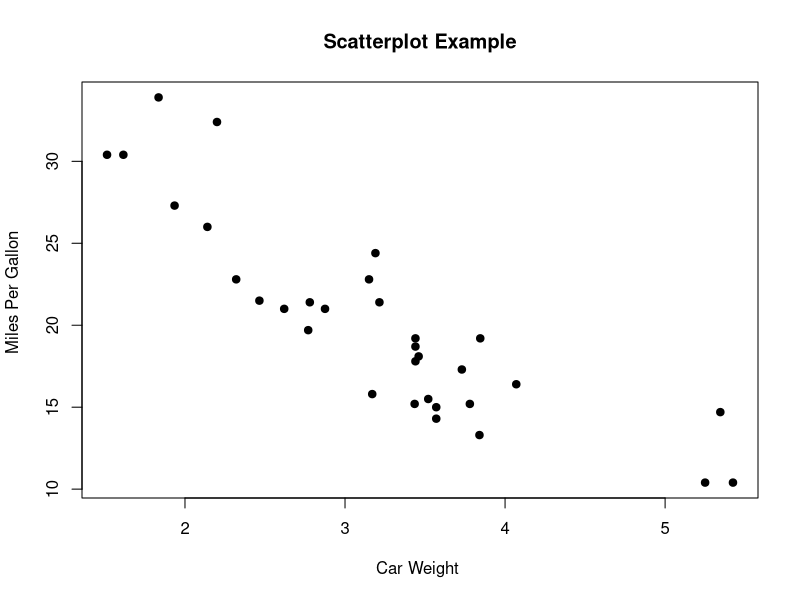
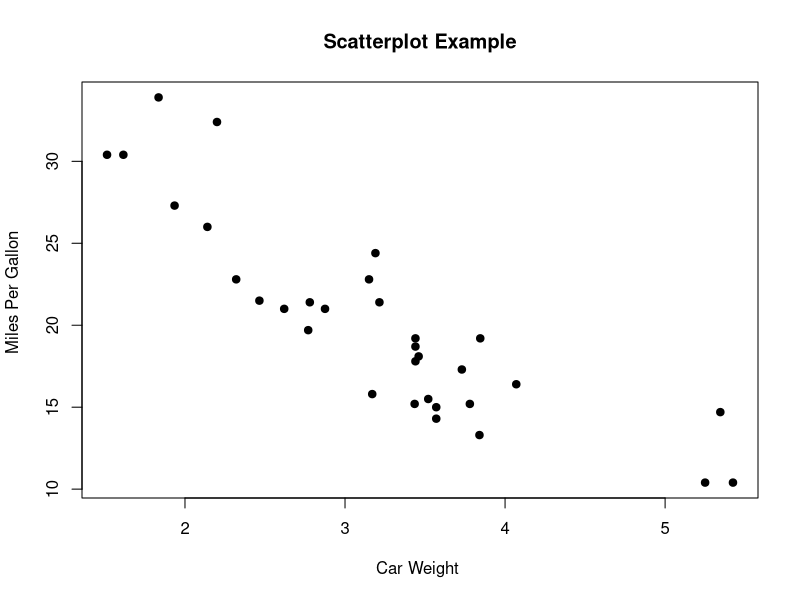
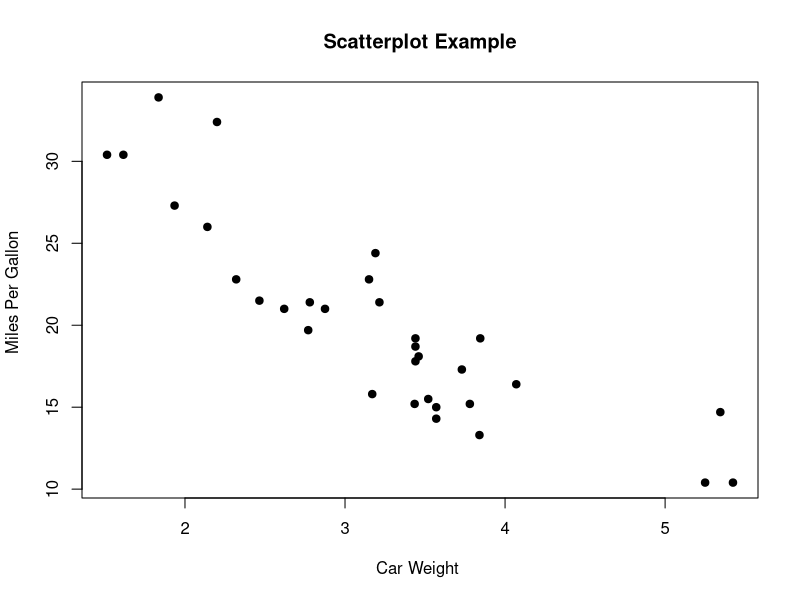
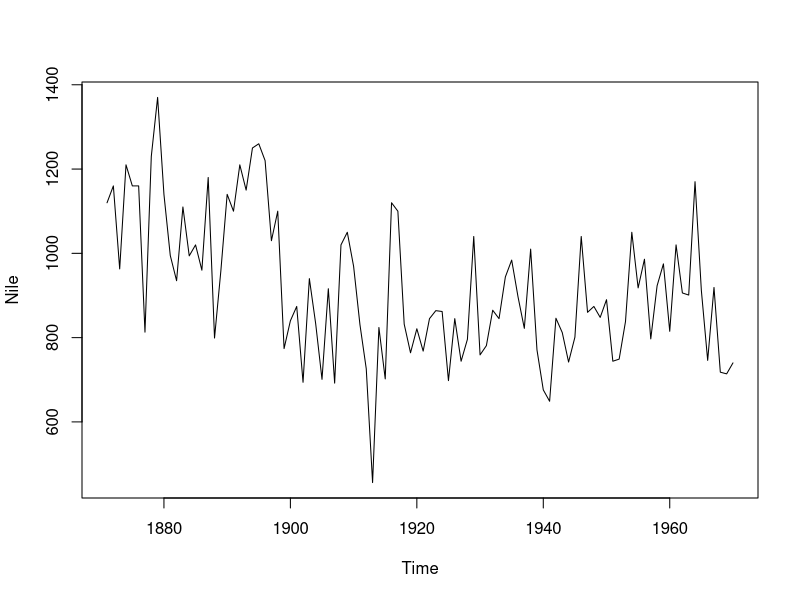
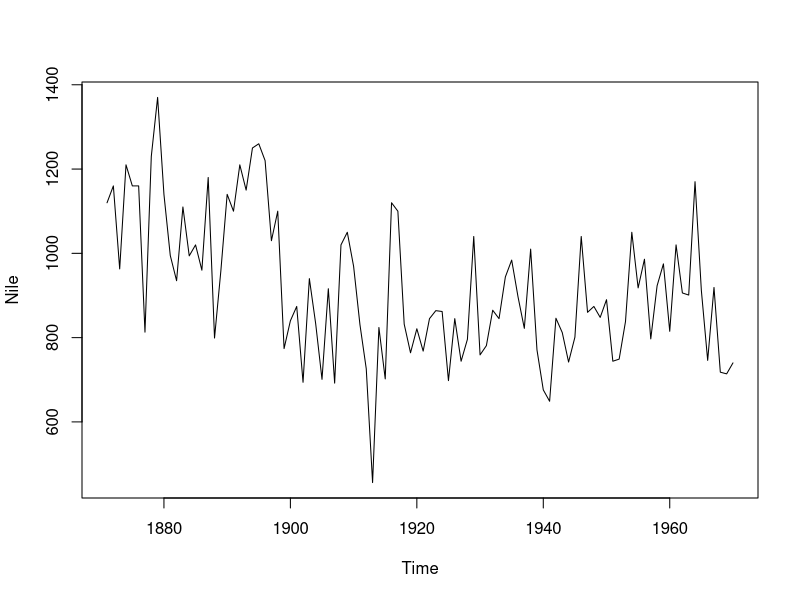
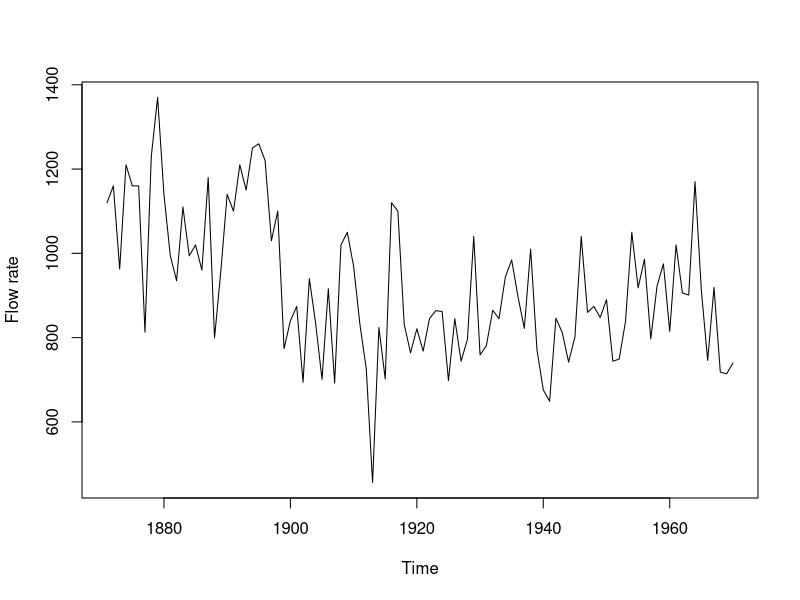
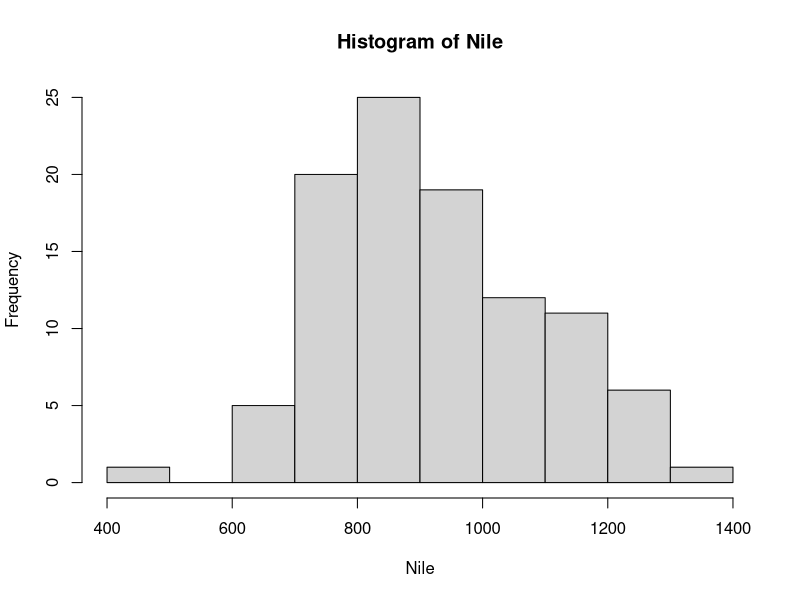
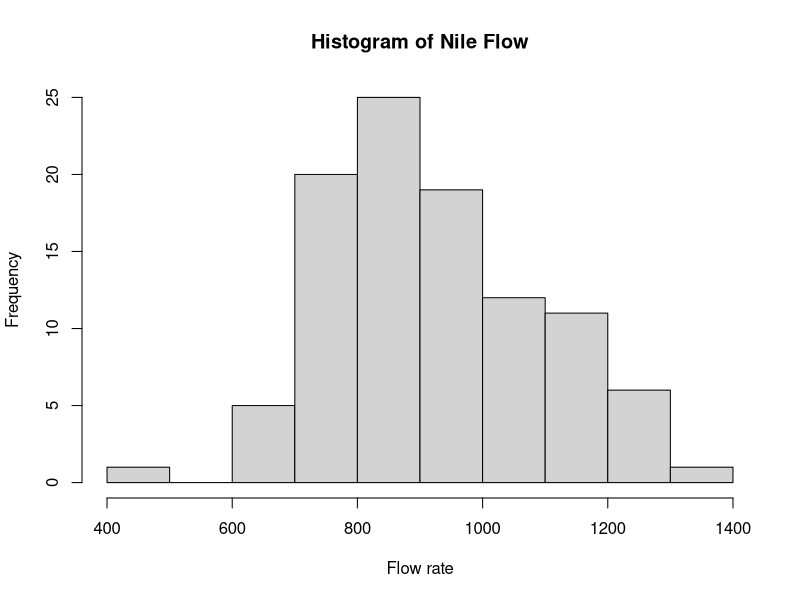

Write R code to recreate these figures, in order.
## ---- chunk 1
knitr::opts_chunk$set(echo = FALSE, fig.width = 4, fig.height = 3)
## ---- chunk 2
attach(mtcars)
plot(wt, mpg, main="Scatterplot Example",
  	xlab="Car Weight ", ylab="Miles Per Gallon ", pch=19)  
## ---- chunk 3
plot(wt, mpg, main="Scatterplot Example",
  	xlab="Car Weight ", ylab="Miles Per Gallon ", pch=19)  
## ---- chunk 4
plot(wt, mpg, main="Scatterplot Example",
  	xlab="Car Weight ", ylab="Miles Per Gallon ", pch=19)  
## ---- chunk 5
plot(Nile)
## ---- chunk 6
plot(Nile)
## ---- chunk 7
plot(Nile, ylab="Flow rate")
## ---- chunk 8
hist(Nile)
## ---- chunk 9
hist(Nile, main="Histogram of Nile Flow", xlab="Flow rate")
